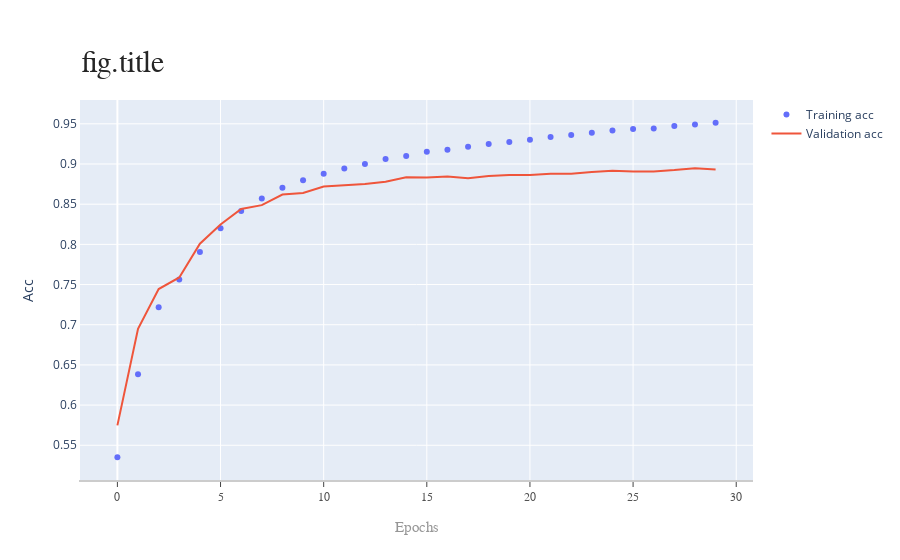

Here is the notebook cell this chart was saved with:
### Code cell
from guang.Utils.plotly import Multiplots, Subplots

acc = history.history['accuracy']
val_acc = history.history['val_accuracy']

epochs = range(1, len(acc) + 1)
fig = Multiplots()
fig.plot(acc, mode='markers', label='Training acc')
fig.plot( val_acc, label='Validation acc')
# plt.title('Training and validation accuracy')
fig.x_label='Epochs'
fig.y_label='Acc'
# plt.ylabel('Accuracy')
# plt.legend(loc='lower right')
# plt.figure(figsize=(16,9))

fig.show()

### Figure 1 — Plotly figure (JSON) as saved in the notebook; plotly's stock layout.template omitted (floating-point values rounded to 4 significant figures)
{"data": [{"mode": "markers", "name": "Training acc", "text": "f(x)", "type": "scatter", "x": [0, 1, 2, 3, 4, 5, 6, 7, 8, 9, 10, 11, 12, 13, 14, 15, 16, 17, 18, 19, 20, 21, 22, 23, 24, 25, 26, 27, 28, 29], "y": [0.5351, 0.6384, 0.7217, 0.7564, 0.7906, 0.8201, 0.8414, 0.8571, 0.8704, 0.8799, 0.8877, 0.8945, 0.9, 0.9062, 0.9099, 0.9152, 0.9176, 0.9216, 0.9248, 0.9275, 0.9301, 0.9337, 0.936, 0.9388, 0.9417, 0.9435, 0.9442, 0.9474, 0.9492, 0.9513]}, {"mode": "lines", "name": "Validation acc", "text": "f(x)", "type": "scatter", "x": [0, 1, 2, 3, 4, 5, 6, 7, 8, 9, 10, 11, 12, 13, 14, 15, 16, 17, 18, 19, 20, 21, 22, 23, 24, 25, 26, 27, 28, 29], "y": [0.5748, 0.6948, 0.7444, 0.7588, 0.8008, 0.8248, 0.844, 0.8488, 0.862, 0.864, 0.872, 0.8732, 0.8752, 0.878, 0.8836, 0.8832, 0.8844, 0.8824, 0.8852, 0.8864, 0.8864, 0.888, 0.888, 0.89, 0.8916, 0.8908, 0.8908, 0.8924, 0.8948, 0.8932]}], "layout": {"annotations": [{"font": {"color": "rgb(37,37,37)", "family": "Arial", "size": 30}, "showarrow": false, "text": "fig.title", "x": 0, "xanchor": "left", "xref": "paper", "y": 1.05, "yanchor": "bottom", "yref": "paper"}, {"font": {"color": "rgb(150,150,150)", "family": "Arial", "size": 15}, "showarrow": false, "text": "Epochs", "x": 0.5, "xanchor": "center", "xref": "paper", "y": -0.1, "yanchor": "top", "yref": "paper"}], "autosize": true, "xaxis": {"autorange": true, "linecolor": "rgb(204, 204, 204)", "linewidth": 2, "range": [-1.779, 30.78], "showgrid": true, "showline": true, "showticklabels": true, "tickfont": {"color": "rgb(82, 82, 82)", "family": "Arial", "size": 12}, "ticks": "outside", "type": "linear"}, "yaxis": {"autorange": true, "range": [0.5046, 0.9818], "showgrid": true, "showline": true, "showticklabels": true, "title": {"text": "Acc"}, "type": "linear", "zeroline": false}}}
